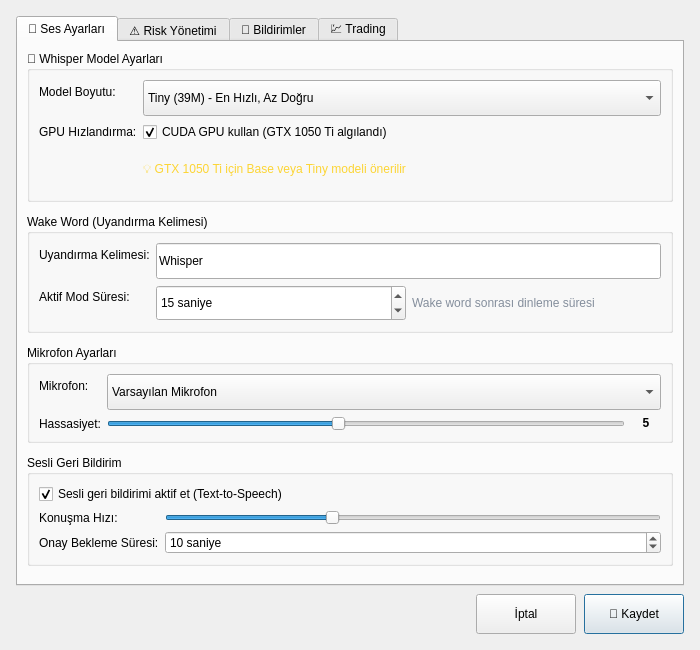
<?xml version="1.0" encoding="UTF-8"?>
<ui version="4.0">
 <class>PreferencesDialog</class>
 <widget class="QDialog" name="PreferencesDialog">
  <property name="geometry">
   <rect>
    <x>0</x>
    <y>0</y>
    <width>700</width>
    <height>650</height>
   </rect>
  </property>
  <property name="minimumSize">
   <size>
    <width>700</width>
    <height>650</height>
   </size>
  </property>
  <property name="windowTitle">
   <string>⚙️ Tercihler</string>
  </property>
  <property name="modal">
   <bool>true</bool>
  </property>
  <layout class="QVBoxLayout" name="verticalLayout">
   <property name="spacing">
    <number>8</number>
   </property>
   <property name="leftMargin">
    <number>16</number>
   </property>
   <property name="topMargin">
    <number>16</number>
   </property>
   <property name="rightMargin">
    <number>16</number>
   </property>
   <property name="bottomMargin">
    <number>16</number>
   </property>
   <item>
    <widget class="QTabWidget" name="tabWidget">
     <property name="currentIndex">
      <number>0</number>
     </property>
     <widget class="QWidget" name="tabVoice">
      <attribute name="title">
       <string>🎤 Ses Ayarları</string>
      </attribute>
      <layout class="QVBoxLayout" name="verticalLayout_2">
       <property name="spacing">
        <number>12</number>
       </property>
       <item>
        <widget class="QGroupBox" name="groupWhisperModel">
         <property name="title">
          <string>🤖 Whisper Model Ayarları</string>
         </property>
         <layout class="QFormLayout" name="formLayout_whisper">
          <item row="0" column="0">
           <widget class="QLabel" name="lblWhisperModel">
            <property name="text">
             <string>Model Boyutu:</string>
            </property>
           </widget>
          </item>
          <item row="0" column="1">
           <widget class="QComboBox" name="comboWhisperModel">
            <property name="minimumSize">
             <size>
              <width>0</width>
              <height>36</height>
             </size>
            </property>
            <property name="toolTip">
             <string>Küçük model = hızlı ama az doğru, Büyük model = yavaş ama çok doğru</string>
            </property>
            <item>
             <property name="text">
              <string>Tiny (39M) - En Hızlı, Az Doğru</string>
             </property>
            </item>
            <item>
             <property name="text">
              <string>Base (74M) - Dengeli (Önerilen)</string>
             </property>
            </item>
            <item>
             <property name="text">
              <string>Small (244M) - Yavaş, Çok Doğru</string>
             </property>
            </item>
           </widget>
          </item>
          <item row="1" column="0">
           <widget class="QLabel" name="lblGPUAcceleration">
            <property name="text">
             <string>GPU Hızlandırma:</string>
            </property>
           </widget>
          </item>
          <item row="1" column="1">
           <layout class="QHBoxLayout" name="horizontalLayout_gpu">
            <item>
             <widget class="QCheckBox" name="chkUseGPU">
              <property name="text">
               <string>CUDA GPU kullan (GTX 1050 Ti algılandı)</string>
              </property>
              <property name="checked">
               <bool>true</bool>
              </property>
             </widget>
            </item>
           </layout>
          </item>
          <item row="2" column="1">
           <widget class="QLabel" name="lblWhisperInfo">
            <property name="text">
             <string>&lt;html&gt;&lt;head/&gt;&lt;body&gt;&lt;p&gt;&lt;span style=&quot; font-size:9pt; color:#fcd535;&quot;&gt;💡 GTX 1050 Ti için Base veya Tiny modeli önerilir&lt;/span&gt;&lt;/p&gt;&lt;/body&gt;&lt;/html&gt;</string>
            </property>
            <property name="wordWrap">
             <bool>true</bool>
            </property>
           </widget>
          </item>
         </layout>
        </widget>
       </item>
       <item>
        <widget class="QGroupBox" name="groupWakeWord">
         <property name="title">
          <string>Wake Word (Uyandırma Kelimesi)</string>
         </property>
         <layout class="QFormLayout" name="formLayout">
          <item row="0" column="0">
           <widget class="QLabel" name="lblWakeWord">
            <property name="text">
             <string>Uyandırma Kelimesi:</string>
            </property>
           </widget>
          </item>
          <item row="0" column="1">
           <widget class="QLineEdit" name="lineEditWakeWord">
            <property name="minimumSize">
             <size>
              <width>0</width>
              <height>36</height>
             </size>
            </property>
            <property name="text">
             <string>Whisper</string>
            </property>
            <property name="placeholderText">
             <string>Örnek: Whisper, Vispır, Uyan</string>
            </property>
           </widget>
          </item>
          <item row="1" column="0">
           <widget class="QLabel" name="lblActiveModeDuration">
            <property name="text">
             <string>Aktif Mod Süresi:</string>
            </property>
           </widget>
          </item>
          <item row="1" column="1">
           <layout class="QHBoxLayout" name="horizontalLayout">
            <item>
             <widget class="QSpinBox" name="spinActiveModeDuration">
              <property name="minimumSize">
               <size>
                <width>0</width>
                <height>36</height>
               </size>
              </property>
              <property name="suffix">
               <string> saniye</string>
              </property>
              <property name="minimum">
               <number>5</number>
              </property>
              <property name="maximum">
               <number>60</number>
              </property>
              <property name="value">
               <number>15</number>
              </property>
             </widget>
            </item>
            <item>
             <widget class="QLabel" name="lblActiveModeDurationInfo">
              <property name="text">
               <string>&lt;html&gt;&lt;head/&gt;&lt;body&gt;&lt;p&gt;&lt;span style=&quot; font-size:9pt; color:#848e9c;&quot;&gt;Wake word sonrası dinleme süresi&lt;/span&gt;&lt;/p&gt;&lt;/body&gt;&lt;/html&gt;</string>
              </property>
             </widget>
            </item>
           </layout>
          </item>
         </layout>
        </widget>
       </item>
       <item>
        <widget class="QGroupBox" name="groupMicrophone">
         <property name="title">
          <string>Mikrofon Ayarları</string>
         </property>
         <layout class="QFormLayout" name="formLayout_2">
          <item row="0" column="0">
           <widget class="QLabel" name="lblMicrophone">
            <property name="text">
             <string>Mikrofon:</string>
            </property>
           </widget>
          </item>
          <item row="0" column="1">
           <widget class="QComboBox" name="comboMicrophone">
            <property name="minimumSize">
             <size>
              <width>0</width>
              <height>36</height>
             </size>
            </property>
            <item>
             <property name="text">
              <string>Varsayılan Mikrofon</string>
             </property>
            </item>
           </widget>
          </item>
          <item row="1" column="0">
           <widget class="QLabel" name="lblSensitivity">
            <property name="text">
             <string>Hassasiyet:</string>
            </property>
           </widget>
          </item>
          <item row="1" column="1">
           <layout class="QHBoxLayout" name="horizontalLayout_2">
            <item>
             <widget class="QSlider" name="sliderSensitivity">
              <property name="minimum">
               <number>1</number>
              </property>
              <property name="maximum">
               <number>10</number>
              </property>
              <property name="value">
               <number>5</number>
              </property>
              <property name="orientation">
               <enum>Qt::Horizontal</enum>
              </property>
             </widget>
            </item>
            <item>
             <widget class="QLabel" name="lblSensitivityValue">
              <property name="minimumSize">
               <size>
                <width>30</width>
                <height>0</height>
               </size>
              </property>
              <property name="text">
               <string>&lt;html&gt;&lt;head/&gt;&lt;body&gt;&lt;p&gt;&lt;span style=&quot; font-weight:600;&quot;&gt;5&lt;/span&gt;&lt;/p&gt;&lt;/body&gt;&lt;/html&gt;</string>
              </property>
              <property name="alignment">
               <set>Qt::AlignCenter</set>
              </property>
             </widget>
            </item>
           </layout>
          </item>
         </layout>
        </widget>
       </item>
       <item>
        <widget class="QGroupBox" name="groupVoiceFeedback">
         <property name="title">
          <string>Sesli Geri Bildirim</string>
         </property>
         <layout class="QVBoxLayout" name="verticalLayout_3">
          <item>
           <widget class="QCheckBox" name="chkEnableTTS">
            <property name="text">
             <string>Sesli geri bildirimi aktif et (Text-to-Speech)</string>
            </property>
            <property name="checked">
             <bool>true</bool>
            </property>
           </widget>
          </item>
          <item>
           <layout class="QFormLayout" name="formLayout_3">
            <item row="0" column="0">
             <widget class="QLabel" name="lblTTSSpeed">
              <property name="text">
               <string>Konuşma Hızı:</string>
              </property>
             </widget>
            </item>
            <item row="0" column="1">
             <widget class="QSlider" name="sliderTTSSpeed">
              <property name="minimum">
               <number>50</number>
              </property>
              <property name="maximum">
               <number>200</number>
              </property>
              <property name="value">
               <number>100</number>
              </property>
              <property name="orientation">
               <enum>Qt::Horizontal</enum>
              </property>
             </widget>
            </item>
            <item row="1" column="0">
             <widget class="QLabel" name="lblConfirmationTimeout">
              <property name="text">
               <string>Onay Bekleme Süresi:</string>
              </property>
             </widget>
            </item>
            <item row="1" column="1">
             <widget class="QSpinBox" name="spinConfirmationTimeout">
              <property name="suffix">
               <string> saniye</string>
              </property>
              <property name="minimum">
               <number>5</number>
              </property>
              <property name="maximum">
               <number>30</number>
              </property>
              <property name="value">
               <number>10</number>
              </property>
             </widget>
            </item>
           </layout>
          </item>
         </layout>
        </widget>
       </item>
       <item>
        <spacer name="verticalSpacer">
         <property name="orientation">
          <enum>Qt::Vertical</enum>
         </property>
         <property name="sizeHint" stdset="0">
          <size>
           <width>20</width>
           <height>40</height>
          </size>
         </property>
        </spacer>
       </item>
      </layout>
     </widget>
     <widget class="QWidget" name="tabRisk">
      <attribute name="title">
       <string>⚠️ Risk Yönetimi</string>
      </attribute>
      <layout class="QVBoxLayout" name="verticalLayout_4">
       <property name="spacing">
        <number>12</number>
       </property>
       <item>
        <widget class="QGroupBox" name="groupPositionLimits">
         <property name="title">
          <string>Pozisyon Limitleri</string>
         </property>
         <layout class="QFormLayout" name="formLayout_4">
          <item row="0" column="0">
           <widget class="QLabel" name="lblMaxPosition">
            <property name="text">
             <string>Maksimum Pozisyon Büyüklüğü:</string>
            </property>
           </widget>
          </item>
          <item row="0" column="1">
           <widget class="QDoubleSpinBox" name="spinMaxPosition">
            <property name="minimumSize">
             <size>
              <width>0</width>
              <height>36</height>
             </size>
            </property>
            <property name="suffix">
             <string> USDT</string>
            </property>
            <property name="maximum">
             <double>1000000.000000000000000</double>
            </property>
            <property name="value">
             <double>1000.000000000000000</double>
            </property>
           </widget>
          </item>
          <item row="1" column="0">
           <widget class="QLabel" name="lblMaxLeverage">
            <property name="text">
             <string>Maksimum Kaldıraç:</string>
            </property>
           </widget>
          </item>
          <item row="1" column="1">
           <widget class="QSpinBox" name="spinMaxLeverage">
            <property name="minimumSize">
             <size>
              <width>0</width>
              <height>36</height>
             </size>
            </property>
            <property name="suffix">
             <string>x</string>
            </property>
            <property name="minimum">
             <number>1</number>
            </property>
            <property name="maximum">
             <number>125</number>
            </property>
            <property name="value">
             <number>20</number>
            </property>
           </widget>
          </item>
          <item row="2" column="0">
           <widget class="QLabel" name="lblMaxOpenPositions">
            <property name="text">
             <string>Maksimum Açık Pozisyon Sayısı:</string>
            </property>
           </widget>
          </item>
          <item row="2" column="1">
           <widget class="QSpinBox" name="spinMaxOpenPositions">
            <property name="minimumSize">
             <size>
              <width>0</width>
              <height>36</height>
             </size>
            </property>
            <property name="minimum">
             <number>1</number>
            </property>
            <property name="maximum">
             <number>10</number>
            </property>
            <property name="value">
             <number>3</number>
            </property>
           </widget>
          </item>
         </layout>
        </widget>
       </item>
       <item>
        <widget class="QGroupBox" name="groupLossLimits">
         <property name="title">
          <string>Zarar Limitleri</string>
         </property>
         <layout class="QFormLayout" name="formLayout_5">
          <item row="0" column="0">
           <widget class="QLabel" name="lblDailyLossLimit">
            <property name="text">
             <string>Günlük Kayıp Limiti:</string>
            </property>
           </widget>
          </item>
          <item row="0" column="1">
           <layout class="QHBoxLayout" name="horizontalLayout_3">
            <item>
             <widget class="QDoubleSpinBox" name="spinDailyLossLimit">
              <property name="minimumSize">
               <size>
                <width>120</width>
                <height>36</height>
               </size>
              </property>
              <property name="suffix">
               <string> USDT</string>
              </property>
              <property name="maximum">
               <double>1000000.000000000000000</double>
              </property>
              <property name="value">
               <double>100.000000000000000</double>
              </property>
             </widget>
            </item>
            <item>
             <widget class="QLabel" name="lblOr">
              <property name="text">
               <string>veya</string>
              </property>
             </widget>
            </item>
            <item>
             <widget class="QDoubleSpinBox" name="spinDailyLossLimitPercent">
              <property name="minimumSize">
               <size>
                <width>120</width>
                <height>36</height>
               </size>
              </property>
              <property name="suffix">
               <string> %</string>
              </property>
              <property name="maximum">
               <double>100.000000000000000</double>
              </property>
              <property name="value">
               <double>5.000000000000000</double>
              </property>
             </widget>
            </item>
           </layout>
          </item>
          <item row="1" column="0">
           <widget class="QLabel" name="lblAutoStopLoss">
            <property name="text">
             <string>Otomatik Stop Loss:</string>
            </property>
           </widget>
          </item>
          <item row="1" column="1">
           <layout class="QHBoxLayout" name="horizontalLayout_4">
            <item>
             <widget class="QCheckBox" name="chkAutoStopLoss">
              <property name="text">
               <string>Aktif</string>
              </property>
              <property name="checked">
               <bool>true</bool>
              </property>
             </widget>
            </item>
            <item>
             <widget class="QDoubleSpinBox" name="spinAutoStopLossPercent">
              <property name="suffix">
               <string> %</string>
              </property>
              <property name="maximum">
               <double>100.000000000000000</double>
              </property>
              <property name="value">
               <double>3.000000000000000</double>
              </property>
             </widget>
            </item>
           </layout>
          </item>
          <item row="2" column="0">
           <widget class="QLabel" name="lblTrailingStopThreshold">
            <property name="text">
             <string>Trailing Stop Aktivasyon:</string>
            </property>
           </widget>
          </item>
          <item row="2" column="1">
           <widget class="QDoubleSpinBox" name="spinTrailingStopThreshold">
            <property name="minimumSize">
             <size>
              <width>0</width>
              <height>36</height>
             </size>
            </property>
            <property name="suffix">
             <string> % kâr sonrası</string>
            </property>
            <property name="maximum">
             <double>1000.000000000000000</double>
            </property>
            <property name="value">
             <double>2.000000000000000</double>
            </property>
           </widget>
          </item>
         </layout>
        </widget>
       </item>
       <item>
        <widget class="QGroupBox" name="groupSlippage">
         <property name="title">
          <string>Slippage Toleransı</string>
         </property>
         <layout class="QFormLayout" name="formLayout_6">
          <item row="0" column="0">
           <widget class="QLabel" name="lblSlippage">
            <property name="text">
             <string>Maksimum Slippage:</string>
            </property>
           </widget>
          </item>
          <item row="0" column="1">
           <widget class="QDoubleSpinBox" name="spinSlippage">
            <property name="minimumSize">
             <size>
              <width>0</width>
              <height>36</height>
             </size>
            </property>
            <property name="suffix">
             <string> %</string>
            </property>
            <property name="decimals">
             <number>2</number>
            </property>
            <property name="maximum">
             <double>10.000000000000000</double>
            </property>
            <property name="value">
             <double>0.500000000000000</double>
            </property>
           </widget>
          </item>
         </layout>
        </widget>
       </item>
       <item>
        <spacer name="verticalSpacer_2">
         <property name="orientation">
          <enum>Qt::Vertical</enum>
         </property>
         <property name="sizeHint" stdset="0">
          <size>
           <width>20</width>
           <height>40</height>
          </size>
         </property>
        </spacer>
       </item>
      </layout>
     </widget>
     <widget class="QWidget" name="tabNotifications">
      <attribute name="title">
       <string>🔔 Bildirimler</string>
      </attribute>
      <layout class="QVBoxLayout" name="verticalLayout_5">
       <property name="spacing">
        <number>12</number>
       </property>
       <item>
        <widget class="QGroupBox" name="groupVoiceNotifications">
         <property name="title">
          <string>Sesli Bildirimler</string>
         </property>
         <layout class="QVBoxLayout" name="verticalLayout_6">
          <item>
           <widget class="QCheckBox" name="chkVoicePositionOpened">
            <property name="text">
             <string>✅ Pozisyon açıldığında</string>
            </property>
            <property name="checked">
             <bool>true</bool>
            </property>
           </widget>
          </item>
          <item>
           <widget class="QCheckBox" name="chkVoicePositionClosed">
            <property name="text">
             <string>🚪 Pozisyon kapandığında</string>
            </property>
            <property name="checked">
             <bool>true</bool>
            </property>
           </widget>
          </item>
          <item>
           <widget class="QCheckBox" name="chkVoiceStopLoss">
            <property name="text">
             <string>🛑 Stop Loss tetiklendiğinde</string>
            </property>
            <property name="checked">
             <bool>true</bool>
            </property>
           </widget>
          </item>
          <item>
           <widget class="QCheckBox" name="chkVoiceTakeProfit">
            <property name="text">
             <string>🎯 Take Profit tetiklendiğinde</string>
            </property>
            <property name="checked">
             <bool>true</bool>
            </property>
           </widget>
          </item>
          <item>
           <widget class="QCheckBox" name="chkVoiceCriticalAlerts">
            <property name="text">
             <string>⚠️ Kritik uyarılar</string>
            </property>
            <property name="checked">
             <bool>true</bool>
            </property>
           </widget>
          </item>
         </layout>
        </widget>
       </item>
       <item>
        <widget class="QGroupBox" name="groupDesktopNotifications">
         <property name="title">
          <string>Desktop Bildirimleri</string>
         </property>
         <layout class="QVBoxLayout" name="verticalLayout_7">
          <item>
           <widget class="QCheckBox" name="chkDesktopEnable">
            <property name="text">
             <string>Desktop bildirimlerini etkinleştir</string>
            </property>
            <property name="checked">
             <bool>true</bool>
            </property>
           </widget>
          </item>
         </layout>
        </widget>
       </item>
       <item>
        <widget class="QGroupBox" name="groupAlertThresholds">
         <property name="title">
          <string>Uyarı Eşikleri</string>
         </property>
         <layout class="QFormLayout" name="formLayout_7">
          <item row="0" column="0">
           <widget class="QLabel" name="lblLiquidationWarning">
            <property name="text">
             <string>Likitasyon Uyarısı:</string>
            </property>
           </widget>
          </item>
          <item row="0" column="1">
           <widget class="QDoubleSpinBox" name="spinLiquidationWarning">
            <property name="minimumSize">
             <size>
              <width>0</width>
              <height>36</height>
             </size>
            </property>
            <property name="suffix">
             <string> % mesafe</string>
            </property>
            <property name="maximum">
             <double>100.000000000000000</double>
            </property>
            <property name="value">
             <double>20.000000000000000</double>
            </property>
           </widget>
          </item>
          <item row="1" column="0">
           <widget class="QLabel" name="lblMarginRatioWarning">
            <property name="text">
             <string>Marj Oranı Uyarısı:</string>
            </property>
           </widget>
          </item>
          <item row="1" column="1">
           <widget class="QDoubleSpinBox" name="spinMarginRatioWarning">
            <property name="minimumSize">
             <size>
              <width>0</width>
              <height>36</height>
             </size>
            </property>
            <property name="suffix">
             <string> % altına düşünce</string>
            </property>
            <property name="maximum">
             <double>100.000000000000000</double>
            </property>
            <property name="value">
             <double>30.000000000000000</double>
            </property>
           </widget>
          </item>
         </layout>
        </widget>
       </item>
       <item>
        <widget class="QGroupBox" name="groupQuietHours">
         <property name="title">
          <string>Sessiz Saatler</string>
         </property>
         <property name="checkable">
          <bool>true</bool>
         </property>
         <property name="checked">
          <bool>false</bool>
         </property>
         <layout class="QFormLayout" name="formLayout_8">
          <item row="0" column="0">
           <widget class="QLabel" name="lblQuietStart">
            <property name="text">
             <string>Başlangıç:</string>
            </property>
           </widget>
          </item>
          <item row="0" column="1">
           <widget class="QTimeEdit" name="timeQuietStart">
            <property name="minimumSize">
             <size>
              <width>0</width>
              <height>36</height>
             </size>
            </property>
            <property name="displayFormat">
             <string>HH:mm</string>
            </property>
            <property name="time">
             <time>
              <hour>0</hour>
              <minute>0</minute>
              <second>0</second>
             </time>
            </property>
           </widget>
          </item>
          <item row="1" column="0">
           <widget class="QLabel" name="lblQuietEnd">
            <property name="text">
             <string>Bitiş:</string>
            </property>
           </widget>
          </item>
          <item row="1" column="1">
           <widget class="QTimeEdit" name="timeQuietEnd">
            <property name="minimumSize">
             <size>
              <width>0</width>
              <height>36</height>
             </size>
            </property>
            <property name="displayFormat">
             <string>HH:mm</string>
            </property>
            <property name="time">
             <time>
              <hour>7</hour>
              <minute>0</minute>
              <second>0</second>
             </time>
            </property>
           </widget>
          </item>
         </layout>
        </widget>
       </item>
       <item>
        <spacer name="verticalSpacer_3">
         <property name="orientation">
          <enum>Qt::Vertical</enum>
         </property>
         <property name="sizeHint" stdset="0">
          <size>
           <width>20</width>
           <height>40</height>
          </size>
         </property>
        </spacer>
       </item>
      </layout>
     </widget>
     <widget class="QWidget" name="tabTrading">
      <attribute name="title">
       <string>💹 Trading</string>
      </attribute>
      <layout class="QVBoxLayout" name="verticalLayout_8">
       <property name="spacing">
        <number>12</number>
       </property>
       <item>
        <widget class="QGroupBox" name="groupDefaultSettings">
         <property name="title">
          <string>Varsayılan Ayarlar</string>
         </property>
         <layout class="QFormLayout" name="formLayout_9">
          <item row="0" column="0">
           <widget class="QLabel" name="lblDefaultOrderType">
            <property name="text">
             <string>Varsayılan Emir Tipi:</string>
            </property>
           </widget>
          </item>
          <item row="0" column="1">
           <widget class="QComboBox" name="comboDefaultOrderType">
            <property name="minimumSize">
             <size>
              <width>0</width>
              <height>36</height>
             </size>
            </property>
            <item>
             <property name="text">
              <string>Market</string>
             </property>
            </item>
            <item>
             <property name="text">
              <string>Limit</string>
             </property>
            </item>
           </widget>
          </item>
          <item row="1" column="0">
           <widget class="QLabel" name="lblDefaultLeverage">
            <property name="text">
             <string>Varsayılan Kaldıraç:</string>
            </property>
           </widget>
          </item>
          <item row="1" column="1">
           <widget class="QSpinBox" name="spinDefaultLeverage">
            <property name="minimumSize">
             <size>
              <width>0</width>
              <height>36</height>
             </size>
            </property>
            <property name="suffix">
             <string>x</string>
            </property>
            <property name="minimum">
             <number>1</number>
            </property>
            <property name="maximum">
             <number>125</number>
            </property>
            <property name="value">
             <number>10</number>
            </property>
           </widget>
          </item>
          <item row="2" column="0">
           <widget class="QLabel" name="lblPositionMode">
            <property name="text">
             <string>Pozisyon Modu:</string>
            </property>
           </widget>
          </item>
          <item row="2" column="1">
           <widget class="QComboBox" name="comboPositionMode">
            <property name="minimumSize">
             <size>
              <width>0</width>
              <height>36</height>
             </size>
            </property>
            <item>
             <property name="text">
              <string>One-Way (Tek Yön)</string>
             </property>
            </item>
            <item>
             <property name="text">
              <string>Hedge (Çift Yön)</string>
             </property>
            </item>
           </widget>
          </item>
         </layout>
        </widget>
       </item>
       <item>
        <widget class="QGroupBox" name="groupPaperTrading">
         <property name="title">
          <string>Paper Trading</string>
         </property>
         <layout class="QVBoxLayout" name="verticalLayout_9">
          <item>
           <layout class="QFormLayout" name="formLayout_10">
            <item row="0" column="0">
             <widget class="QLabel" name="lblPaperTradingBalance">
              <property name="text">
               <string>Başlangıç Bakiyesi:</string>
              </property>
             </widget>
            </item>
            <item row="0" column="1">
             <widget class="QDoubleSpinBox" name="spinPaperTradingBalance">
              <property name="minimumSize">
               <size>
                <width>0</width>
                <height>36</height>
               </size>
              </property>
              <property name="suffix">
               <string> USDT</string>
              </property>
              <property name="minimum">
               <double>1000.000000000000000</double>
              </property>
              <property name="maximum">
               <double>1000000.000000000000000</double>
              </property>
              <property name="value">
               <double>10000.000000000000000</double>
              </property>
             </widget>
            </item>
           </layout>
          </item>
          <item>
           <widget class="QPushButton" name="btnResetPaperTrading">
            <property name="minimumSize">
             <size>
              <width>0</width>
              <height>36</height>
             </size>
            </property>
            <property name="text">
             <string>🔄 Paper Trading Bakiyesini Sıfırla</string>
            </property>
           </widget>
          </item>
         </layout>
        </widget>
       </item>
       <item>
        <spacer name="verticalSpacer_4">
         <property name="orientation">
          <enum>Qt::Vertical</enum>
         </property>
         <property name="sizeHint" stdset="0">
          <size>
           <width>20</width>
           <height>40</height>
          </size>
         </property>
        </spacer>
       </item>
      </layout>
     </widget>
    </widget>
   </item>
   <item>
    <layout class="QHBoxLayout" name="horizontalLayout_5">
     <item>
      <spacer name="horizontalSpacer_5">
       <property name="orientation">
        <enum>Qt::Horizontal</enum>
       </property>
       <property name="sizeHint" stdset="0">
        <size>
         <width>40</width>
         <height>20</height>
        </size>
       </property>
      </spacer>
     </item>
     <item>
      <widget class="QPushButton" name="btnCancel">
       <property name="minimumSize">
        <size>
         <width>100</width>
         <height>40</height>
        </size>
       </property>
       <property name="text">
        <string>İptal</string>
       </property>
      </widget>
     </item>
     <item>
      <widget class="QPushButton" name="btnSave">
       <property name="minimumSize">
        <size>
         <width>100</width>
         <height>40</height>
        </size>
       </property>
       <property name="text">
        <string>💾 Kaydet</string>
       </property>
       <property name="default">
        <bool>true</bool>
       </property>
      </widget>
     </item>
    </layout>
   </item>
  </layout>
 </widget>
 <resources/>
 <connections>
  <connection>
   <sender>btnCancel</sender>
   <signal>clicked()</signal>
   <receiver>PreferencesDialog</receiver>
   <slot>reject()</slot>
   <hints>
    <hint type="sourcelabel">
     <x>577</x>
     <y>620</y>
    </hint>
    <hint type="destinationlabel">
     <x>349</x>
     <y>324</y>
    </hint>
   </hints>
  </connection>
 </connections>
</ui>
